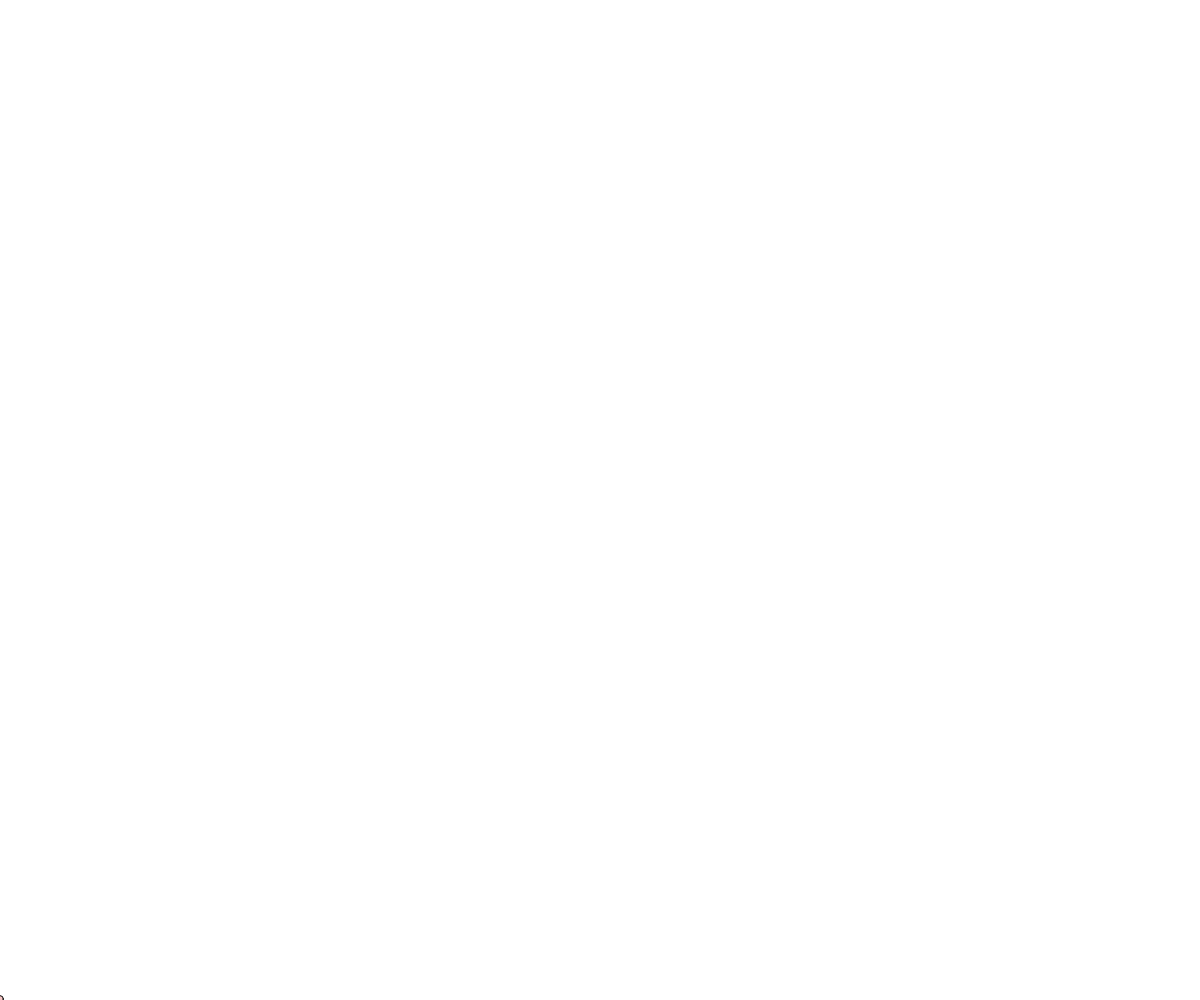
Frame 1 (no input)
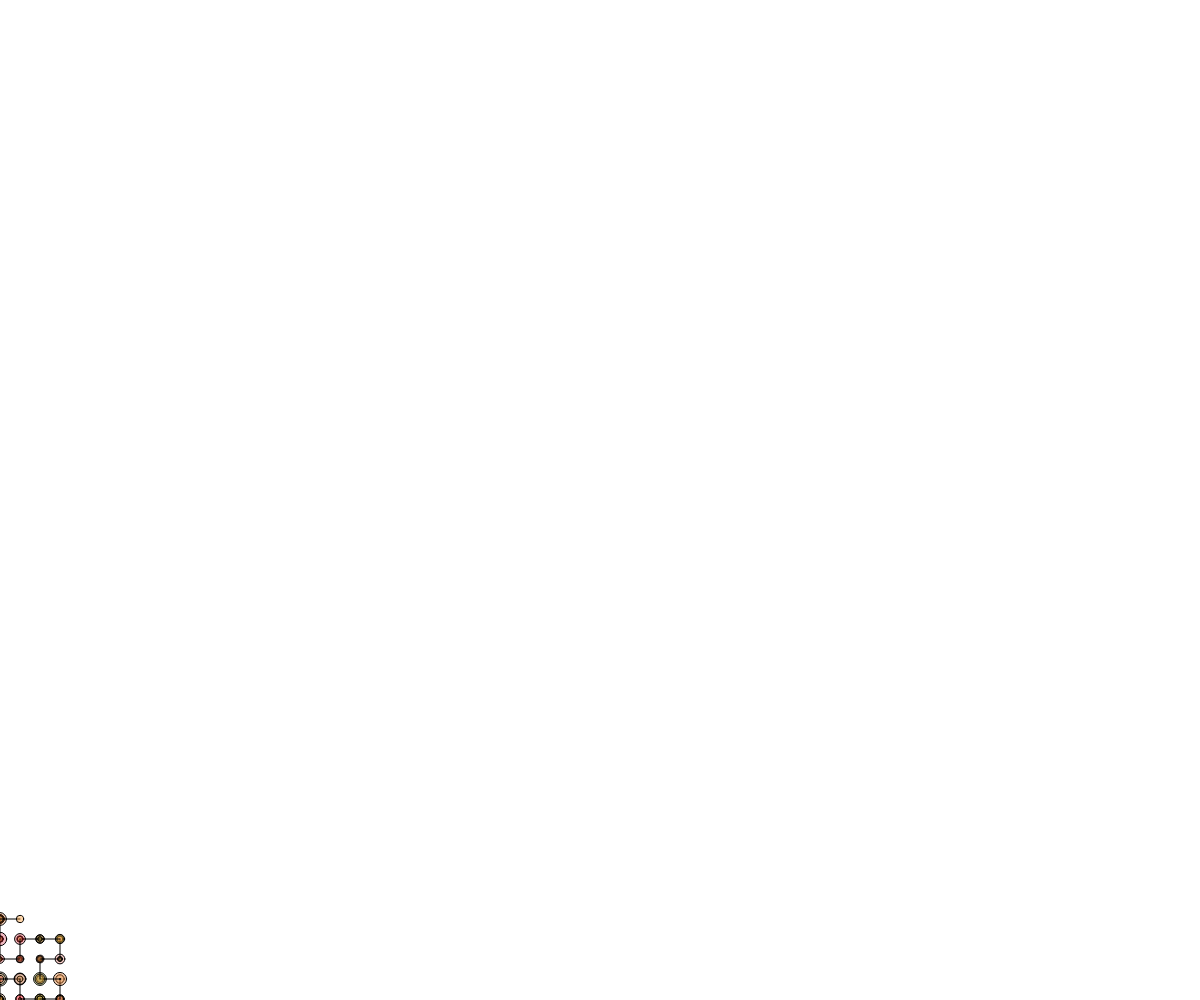
Frame 60 (no input)
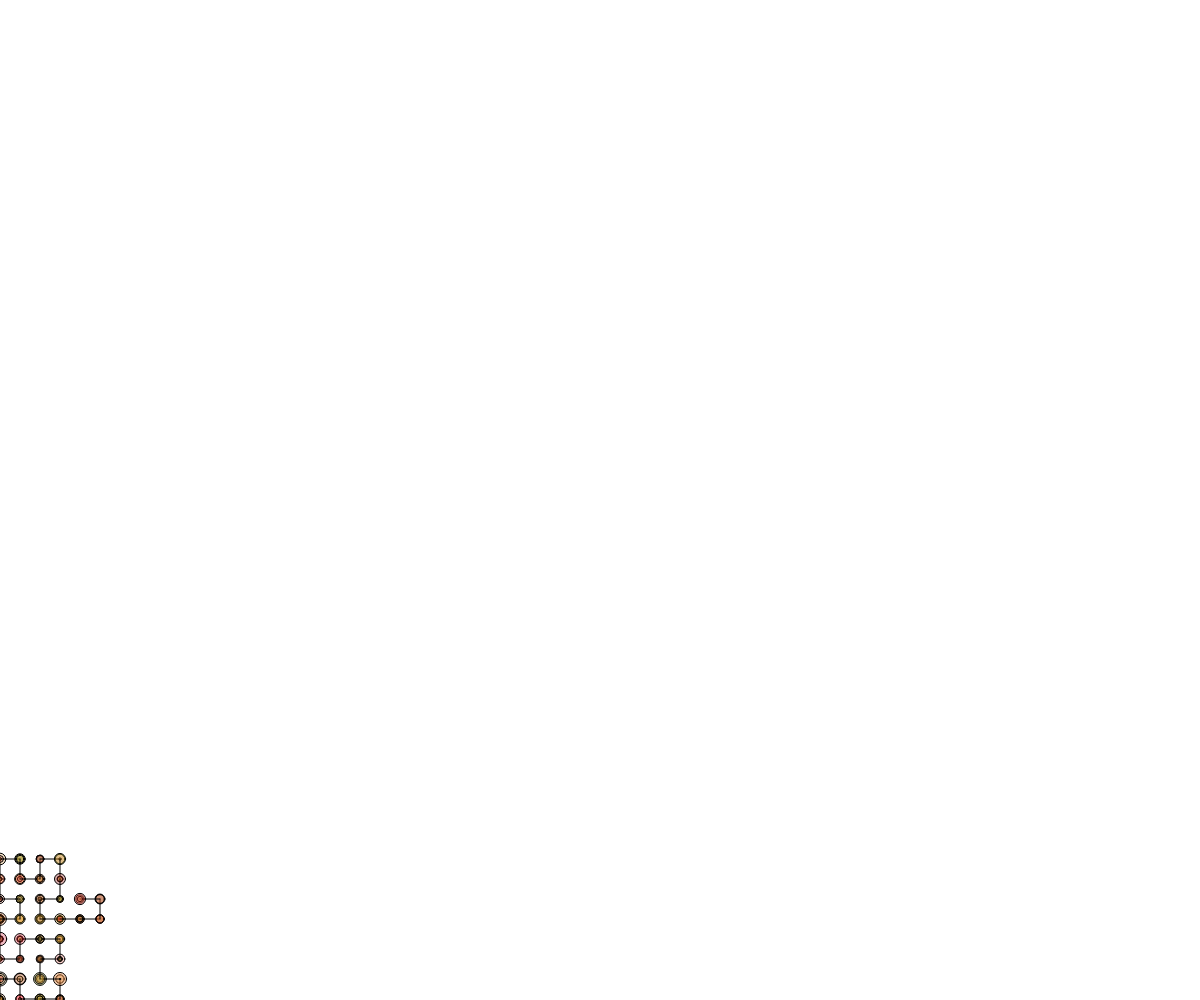
Frame 120 (the mouse pressed at the canvas centre since frame 60)

The p5.js sketch that drew these frames (run headless with seeded random() and noise() and a simulated clock; from frame 60 on, the mouse is pressed at the canvas centre):

// p5.js sketch
// ── sketch.js
// TURTLE STUFF:
var x, y; // the current position of the turtle
var currentangle = 0; // which way the turtle is pointing
var step = 20; // how much the turtle moves with each 'F'
var angle = 90; // how much the turtle turns with a '-' or '+'

// LINDENMAYER STUFF (L-SYSTEMS)
var thestring = 'A'; // "axiom" or start of the string
var numloops = 5; // how many iterations to pre-compute
var therules = []; // array for rules
therules[0] = ['A', '-BF+AFA+FB-']; // first rule
therules[1] = ['B', '+AF-BFB-FA+']; // second rule

var whereinstring = 0; // where in the L-system are we?

function setup() {
  createCanvas(windowWidth, windowHeight);
  background(255);
  stroke(0, 0, 0, 255);

  // start the x and y position at lower-left corner
  x = 0;
  y = height-1;

  // COMPUTE THE L-SYSTEM
  for (var i = 0; i < numloops; i++) {
    thestring = lindenmayer(thestring);
  }
}

function draw() {

  // draw the current character in the string:
  drawIt(thestring[whereinstring]);

  // increment the point for where we're reading the string.
  // wrap around at the end.
  whereinstring++;
  if (whereinstring > thestring.length-1) whereinstring = 0;

}

// interpret an L-system
function lindenmayer(s) {
  var outputstring = ''; // start a blank output string

  // iterate through 'therules' looking for symbol matches:
  for (var i = 0; i < s.length; i++) {
    var ismatch = 0; // by default, no match
    for (var j = 0; j < therules.length; j++) {
      if (s[i] == therules[j][0])  {
        outputstring += therules[j][1]; // write substitution
        ismatch = 1; // we have a match, so don't copy over symbol
        break; // get outta this for() loop
      }
    }
    // if nothing matches, just copy the symbol over.
    if (ismatch == 0) outputstring+= s[i];
  }

  return outputstring; // send out the modified string
}

// this is a custom function that draws turtle commands
function drawIt(k) {

  if (k=='F') { // draw forward
    // polar to cartesian based on step and currentangle:
    var x1 = x + step*cos(radians(currentangle));
    var y1 = y + step*sin(radians(currentangle));
    line(x, y, x1, y1); // connect the old and the new

    // update the turtle's position:
    x = x1;
    y = y1;
  } else if (k == '+') {
    currentangle += angle; // turn left
  } else if (k == '-') {
    currentangle -= angle; // turn right
  }

  // give me some random color values:
  var r = random(128, 255);
  var g = random(0, 192);
  var b = random(0, 50);
  var a = random(50, 100);

  // pick a gaussian (D&D) distribution for the radius:
  var radius = 0;
  radius += random(0, 15);
  radius += random(0, 15);
  radius += random(0, 15);
  radius = radius/3;

  // draw the stuff:
  fill(r, g, b, a);
  ellipse(x, y, radius, radius);
}
